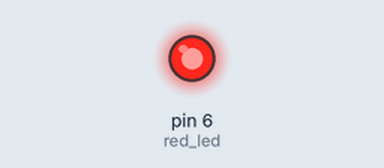
Recording of a sketch running on a simulated Arduino Uno, built with avr-gcc and run on an emulated ATmega328P. Shown: output pins drawn as LEDs (lit = HIGH).

Above: at 0.05 s.
At 0.75 s:
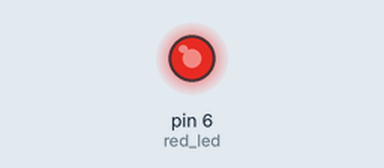
At 1.5 s:
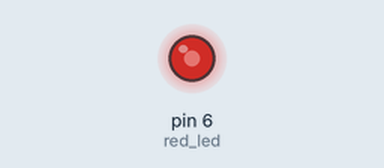
At 3.0 s:
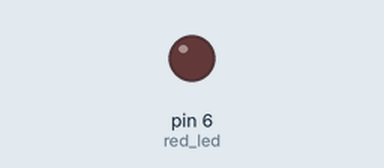
Timing chart, 0 to 6.9 s (numbered marks = the images above):
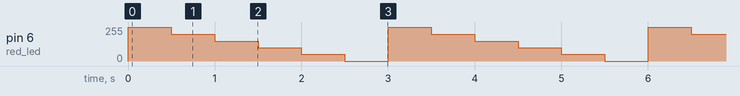

The sketch:

fade.ino
```cpp
int red_led = 6;
void setup() {
  pinMode(red_led,OUTPUT);
}

void loop() {
  analogWrite(red_led, 255);
  delay(500);
  analogWrite(red_led, 200);
  delay(500);
  analogWrite(red_led, 150);
  delay(500);
  analogWrite(red_led, 100);
  delay(500);
  analogWrite(red_led, 50);
  delay(500);
  analogWrite(red_led, 0);
  delay(500);

}
```

Measured:
- by itself, pin 6 (red_led): repeats every 3.0 s: 200/255 0.50 s, 150/255 0.50 s, 100/255 0.50 s, 50/255 0.50 s, 0/255 0.50 s, 255/255 0.50 s
